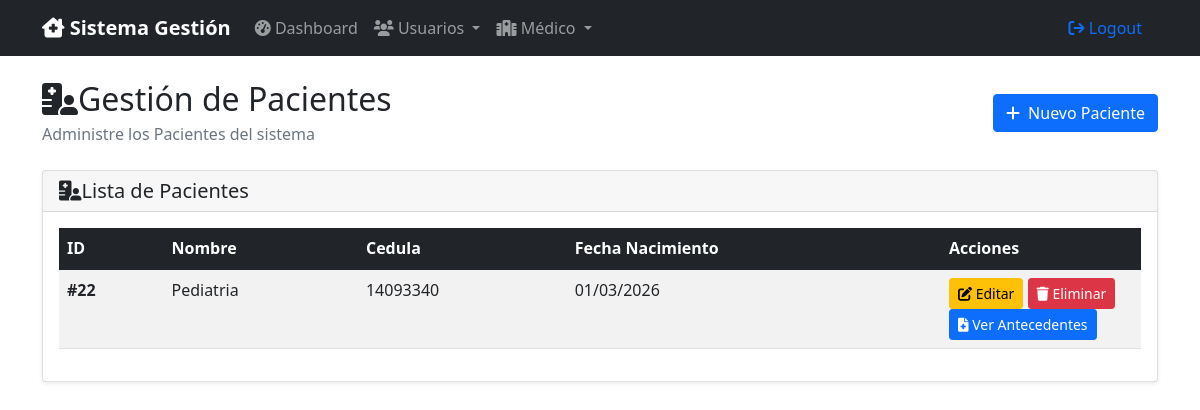
The app's page /index.php?controller=paciente&action=index with its own data.
### tables this page shows
CREATE TABLE IF NOT EXISTS `paciente` (
  `id` int(11) NOT NULL AUTO_INCREMENT,
  `nombre` text NOT NULL,
  `cedula` int(11) NOT NULL,
  `fecha_nacimiento` datetime NOT NULL,
  `usuario_id` int(11) DEFAULT 0,
  `fecha_registro` datetime DEFAULT current_timestamp(),
  PRIMARY KEY (`id`) USING BTREE,
  KEY `FK_paciente_usuarios` (`usuario_id`),
  CONSTRAINT `FK_paciente_usuarios` FOREIGN KEY (`usuario_id`) REFERENCES `usuarios` (`id`) ON DELETE NO ACTION ON UPDATE NO ACTION
);

### controllers/Controller.php (called while the page is built, shortened)
<?php
class Controller {
    public function __construct($model) {
        $this->model = $model;
    }
    protected function loadView($view, $data = []) {
        extract($data);
         $viewPath = "../views/$view.php";
        require_once $viewPath;
    }
}
?>

### controllers/PacienteController.php (called while the page is built, shortened)
<?php
require_once 'Controller.php';
class PacienteController extends Controller
{
    public function index()
    {
        $pacientes= $this->model->read();
        $this->loadView('paciente/index', ['pacientes' => $pacientes]);
    }
}

### models/paciente.php (called while the page is built, shortened)
<?php
class PacienteModel
{
    private $conn;
    private $table_name = "paciente";
    public function __construct($db)
    {
        $this->conn = $db;
    }
    public function read()
    {
        $query = "SELECT * FROM " . $this->table_name ;
        $query = $query . " ORDER BY id DESC";
        $stmt = $this->conn->prepare($query);
        $stmt->execute();
        return $stmt;
    }
}

### views/paciente/index.php (the view, shortened to what this page needs)
<?php
require_once '../views/layouts/header.php';
?>
<div class="d-flex justify-content-between align-items-center mb-4">
    <div>
        <h2 class="mb-1">
            <i class="fa-solid fa-hospital-user"></i>Gestión de Pacientes
        </h2>
        <p class="text-muted mb-0">Administre los Pacientes del sistema</p>
    </div>
    <a href="index.php?controller=paciente&action=create" class="btn btn-primary">
        <i class="fas fa-plus me-1"></i> Nuevo Paciente
    </a>
</div>
<div class="card">
    <div class="card-header">
        <h5 class="card-title mb-0">
            <i class="fa-solid fa-hospital-user"></i>Lista de Pacientes
        </h5>
    </div>
    <div class="card-body">
        <?php if ($pacientes->rowCount() > 0): ?>
            <div class="table-responsive">
                <table class="table table-striped table-hover">
                    <thead class="table-dark">
                        <tr>
                            <th>ID</th>
                            <th>Nombre</th>
                            <th>Cedula</th>
                            <th>Fecha Nacimiento</th>
                            <th width="200">Acciones</th>
                        </tr>
                    </thead>
                    <tbody>
                        <?php while ($paciente = $pacientes->fetch(PDO::FETCH_ASSOC)): ?>
                            <tr>
                                <td><strong>#<?php echo $paciente['id']; ?></strong></td>
                                <td><?php echo htmlspecialchars($paciente['nombre']); ?></td>
                                <td><?php echo htmlspecialchars($paciente['cedula']); ?></td>
                                <td>
                                    <?php
                                    if (!empty($paciente['fecha_nacimiento']) && $paciente['fecha_nacimiento'] != '0000-00-00') {
                                        $fecha = new DateTime($paciente['fecha_nacimiento']);
                                        echo htmlspecialchars($fecha->format('d/m/Y'));
                                    } else {
                                        echo '<span class="text-muted">No registrada</span>';
                                    }
                                    ?>
                                </td>
                                <td>
                                    <a href="index.php?controller=paciente&action=edit&id=<?php echo $paciente['id']; ?>"
                                        class="btn btn-sm btn-warning">
                                        <i class="fas fa-edit"></i> Editar
                                    </a>
                                    <a href="index.php?controller=paciente&action=delete&id=<?php echo $paciente['id']; ?>"
                                        class="btn btn-sm btn-danger"
                                        onclick="return confirm('¿Está seguro de eliminar este paciente?')">
                                        <i class="fas fa-trash"></i> Eliminar
                                    </a>
                                    <a href="index.php?controller=paciente_antecedente&action=ver&id=<?php echo $paciente['id']; ?>"
                                        class="btn btn-sm btn-primary">
                                        <i class="fas fa-file-medical"></i> Ver Antecedentes
                                    </a>
                                </td>
                            </tr>
                        <?php endwhile; ?>
                    </tbody>
                </table>
            </div>
        <?php endif; ?>
    </div>
</div>
<?php require_once '../views/layouts/footer.php'; ?>

### views/layouts/header.php (style rules this page uses)
.card { box-shadow: 0 0.125rem 0.25rem rgba(0, 0, 0, 0.075); }

### records on screen
paciente: id "22", nombre "Pediatria", cedula "14093340", fecha_nacimiento "01/03/2026"
